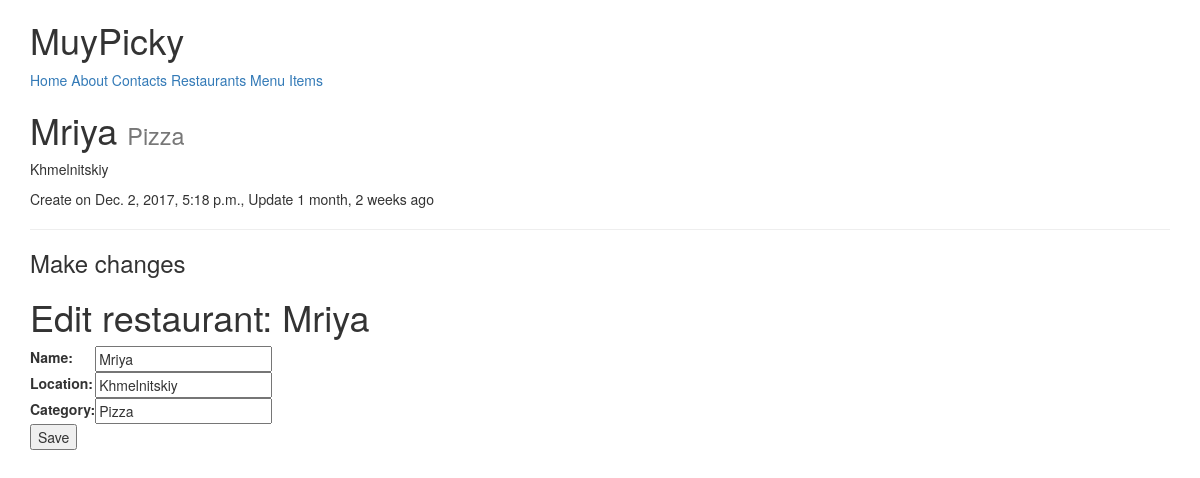
The page /restaurants/mriya/ (signed in) on the database its author committed.
### restaurants/models.py (models this page shows, shortened)
class RestaurantLocation(models.Model):
	owner 			= models.ForeignKey(user)
	name 			= models.CharField(max_length = 120)
	location 		= models.CharField(max_length = 120, null=True, blank=True)
	category		= models.CharField(max_length = 120, null=True, blank=True, validators=[validate_category])
	timestamp		= models.DateTimeField(auto_now_add=True)
	update			= models.DateTimeField(auto_now=True)
	slug			= models.SlugField(null=True, blank=True)
	objects			= RestaurantLocationManager()
	@property
	def title(self):
		return self.name

### restaurants/views.py (the view)
# urls.py: url(r'^(?P<slug>[\w-]+)/$', RestaurantUpdateView.as_view(), name='detail'),
class RestaurantUpdateView (LoginRequiredMixin, UpdateView):
	form_class = RestaurantLocationCreateForm
	template_name = 'restaurants/detail-update.html'
	def get_context_data(self,*args,**kwargs):
		context = super(RestaurantUpdateView, self).get_context_data(*args,**kwargs)
		context['title'] = f'Edit restaurant: {self.get_object().name}'
		return context
	def get_queryset(self):
		queryset = RestaurantLocation.objects.filter(owner=self.request.user)
		return queryset

### restaurants/forms.py (shortened to what this page needs)
class RestaurantLocationCreateForm (forms.ModelForm):
	class Meta:
		model = RestaurantLocation
		fields = [
			'name',
			'location',
			'category'
		]

### restaurants/models.py (called while the page is built)
	def get_queryset(self):
		return RestaurantLocationQuerySet(self.model, using=self._db)

### restaurants/templates/restaurants/detail-update.html (shortened to what this page needs)
{% extends 'base.html' %}
{% block content %}
<h1>{{form.instance.title}} <small>{{form.instance.category}}</small></h1>
<p>{{form.instance.location}}</p>
<p>Create on {{form.instance.timestamp}}, Update {{form.instance.update|timesince}} ago</p>
<hr>
<h3>Make changes</h3>
{% include 'snippets/form-snippet.html' with form=form %}
{% endblock content %}

### templates/snippets/form-snippet.html
<h1>{{ title }}</h1>
<form method="POST">{% csrf_token %}
			<table>{{ form }}</table>
	<button type="submit">Save</button>
</form>

### rows shown on the page
RestaurantLocation: instance "Mriya", instance.category "Pizza", instance.location "Khmelnitskiy", instance.timestamp "Dec. 2, 2017, 5:18 p.m.", instance.update "1 month, 2 weeks", name "Mriya", location "Khmelnitskiy", category "Pizza"

### other values the page prints
{{ title }} "Edit restaurant: Mriya"
